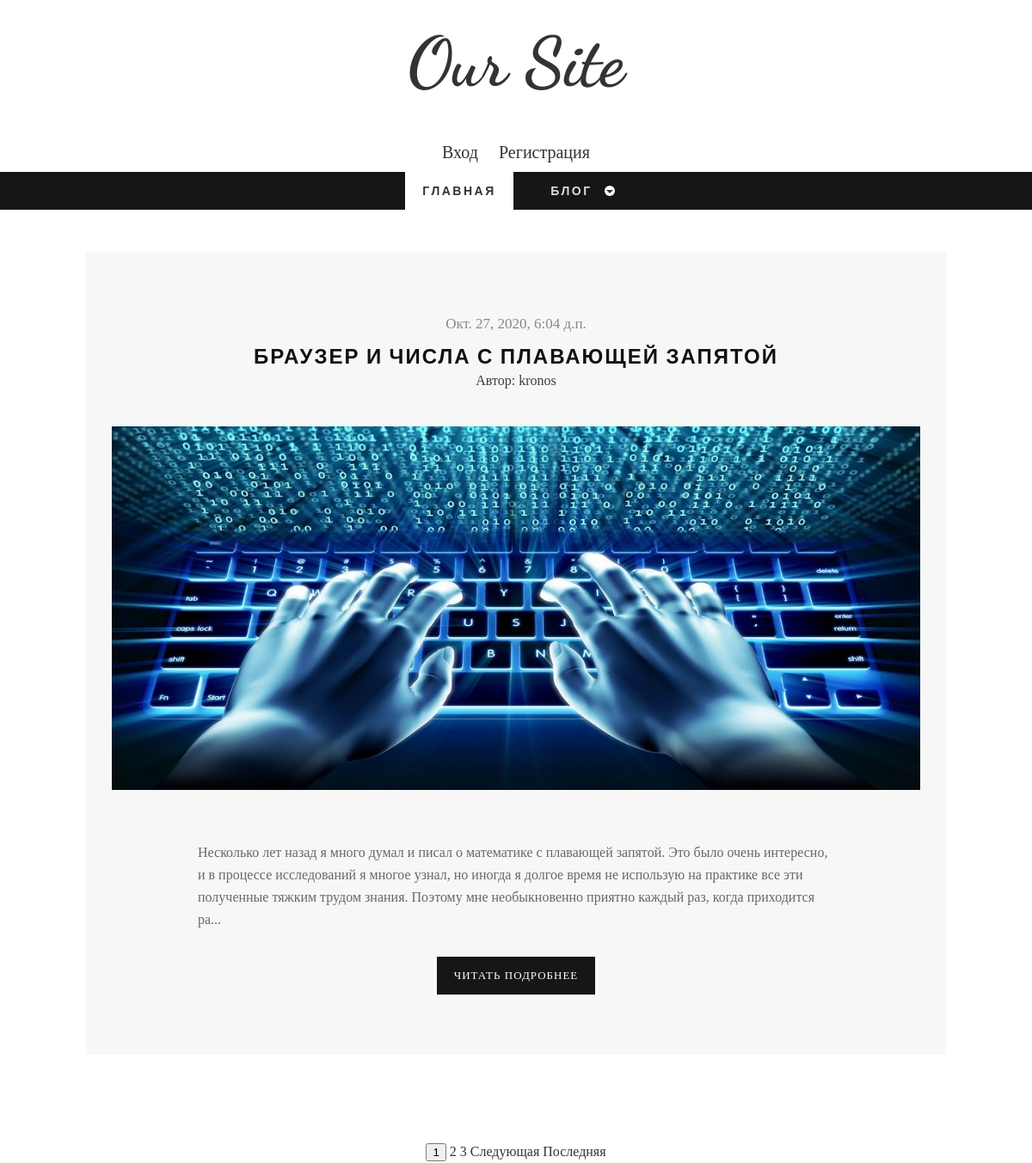
Screenshot of /blog/ with the database file from the repository.
### blog/models.py (models this page shows)
class Post(models.Model):
    title = models.CharField("Название", max_length=100)
    text = models.TextField("Текст")
    date = models.DateTimeField("Дата публикации", default=timezone.now)
    author = models.ForeignKey(User, verbose_name="Автор", on_delete=models.CASCADE)
    image = models.ImageField("Изображение", default='', upload_to='posts/')
    class Meta():
        verbose_name = "Пост"
        verbose_name_plural = "Посты"

### blog/views.py (the view)
# urls.py: path('blog/', views.BlogListView.as_view(), name='blog-page'),
class BlogListView(ListView):
    model = Post
    template_name = 'blog/blog.html'
    context_object_name = 'posts'
    paginate_by = 1
    def get_queryset(self):
        return Post.objects.order_by('-date')[:3]
    def get_context_data(self, **kwargs):
        ctx = super(BlogListView, self).get_context_data(**kwargs)
        ctx['title'] = 'Блог'
        return ctx

### blog/templates/blog/blog.html (shortened to what this page needs)
{% extends 'blog/main.html' %}
	{% block content %}
		<div class="wrap-container">
			<div id="main-content">
				<div class="wrap-content">
					<div class="row">
						{% for post in posts %}
							<article class="single-post zerogrid">
								<div class="row wrap-post">
									<div class="entry-header">
										<span class="time">{{ post.date }}</span>
										<h2 class="entry-title"><a href="{% url 'single-page' post.id %}">{{ post.title }}</a></h2>
										<span>Автор: {{ post.author }}</span>
									</div>
									<div class="post-thumbnail-wrap">
										<img src="{{ post.image.url }}">
									</div>
									<div class="entry-content">
										<p>{{ post.text|slice:300}}...</p>
										<center><a class="button " href="{% url 'single-page' post.id %}">Читать подробнее</a></center>
									</div>
								</div>
							</article>
						{% endfor %}
					</div>
				</div>
			</div>
		</div>
		{% if is_paginated %}
			<div style="text-align: center;" class="paginator">
				{% for num in page_obj.paginator.page_range %}
					{% if num == page_obj.number %}
						<button>{{ num }}</button>
					{% elif num > page_obj.number|add:'-3' and num < page_obj.number|add:'3' %}
						<a href="?page={{ num }}">{{ num }}</a>
					{% endif %}
				{% endfor %}
				{% if page_obj.has_next %}
					<a href="?page={{ page_obj.next_page_number }}">Следующая</a>
					<a href="?page={{ page_obj.paginator.num_pages }}">Последняя</a>
				{% endif %}
			</div>
		{% endif %}
	{% endblock%}

### blog/static/blog/css/zerogrid.css (style rules this page uses)
.zerogrid { width: 1000px; position: relative; margin: 0 auto; padding: 0px; }
.zerogrid:after { content: "\0020"; display: block; height: 0; clear: both; visibility: hidden; }
.zerogrid .row:before,.row:after { content: '\0020'; display: block; overflow: hidden; visibility: hidden; width: 0; height: 0; }
.zerogrid .row:after { clear: both; }
.zerogrid .row { zoom: 1; }

### blog/static/blog/css/style.css (style rules this page uses)
a,abbr,acronym,address,applet,article,aside,audio,b,blockquote,big,body,center,canvas,caption,cite,code,command,datalist,dd,del,details,dfn,dl,div,dt,em,embed,fieldset,figcaption,figure,font,footer,form,h1,h2,h3,h4,h5,h6,header,hgroup,html,i,iframe,img,ins,kbd,keygen,label,legend,li,meter,nav,object,ol,output,p,pre,progress,q,s,samp,section,small,span,source,strike,strong,sub,sup,table,tbody,tfoot,thead,th,tr,tdvideo,tt,u,ul,var { background:transparent;border:0 none;font-size:100%;margin:0;padding:0;border:0;outline:0;vertical-align:top; }
img { vertical-align:top; }
article, aside, audio, canvas, command, datalist, details, embed, figcaption, figure, footer, header, hgroup, keygen, meter, nav, output, progress, section, source, video { display:block; }
* { -webkit-box-sizing: border-box; -moz-box-sizing: border-box; box-sizing: border-box; }
html { -webkit-text-size-adjust: none; }
img { max-width:100%; height: auto;width: auto\9; }
a { color: #333;text-decoration: none; }
h1, h2 { font-size: 25px;line-height: 30px; }
h1, h2, h3, h4, h5, h6 { clear: both;hyphens: auto; color: #000;line-height: 1.2;font-family: 'Montserrat', sans-serif;letter-spacing: 1px; }
p { margin: 10px 0; }
.post:after, .post:before, article:after, article:before, section:after, section:before { clear: both; content: '\0020'; display: block; visibility: hidden; width: 0; height: 0; }
html, body { width:100%; padding:0; margin:0; }
body { font: 16px/26px Arial, Helvetica, sans-serif;font-family: 'Crimson Text', serif;background: #fff; }
#main-content .wrap-content { padding: 50px 0; }
.single-post .wrap-post, .comments-are { background: #f7f7f7;padding:30px; position: relative; }
.single-post .wrap-post { margin-bottom: 50px; }
article { background: #ffffff; color: #3F3F3F; margin-bottom: 40px;padding-bottom: 10px; }
article:after, article:before { clear: both; content: '\0020'; display: block; visibility: hidden; width: 0; height: 0; }
article .post-thumbnail-wrap { text-align: center;width: 100%;margin-bottom: 10px; }
article .entry-header { text-align: center; }
article.single-post .entry-header { padding: 40px 0; }
article.single-post .entry-header h2.entry-title { font-family: 'Cabin', Helvetica, sans-serif;font-size: 24px;font-weight: bold;line-height: 30px;color: #111;letter-spacing: 2px;margin: 0;text-transform: uppercase; }
article.single-post .entry-header h2.entry-title a { color: #111;margin: 0; }
article .entry-header .time { font-family: "Merriweather",Georgia,serif;color: #888;font-size: 17px;padding-bottom: 10px;display: block; }
article .entry-content { padding: 40px 100px; text-align: left; }
article .entry-content p { font-size: 16px;color: #686868; }
a.button { background-color: #161616;padding: 9px 20px;color: #fff;margin-top: 20px;display:inline-block;text-transform: uppercase;font-size: 13px;letter-spacing: 1px; }

### rows the page displays
Post: date "Окт. 27, 2020, 6:04 д.п.", title "БРАУЗЕР И ЧИСЛА С ПЛАВАЮЩЕЙ ЗАПЯТОЙ", author "kronos", image (picture), text "Несколько лет назад я много думал и писал о математике с плавающей запятой. Это было очень интересно, и в процессе исследований я многое узнал, но иногда я долгое время не использую на практике все эти полученные тяжким трудом знания. Поэтому мне необыкновенно приятно каждый раз, когда приходится ра"

### other values shown
{{ num }} "1"
{{ num }} "2" "3"
